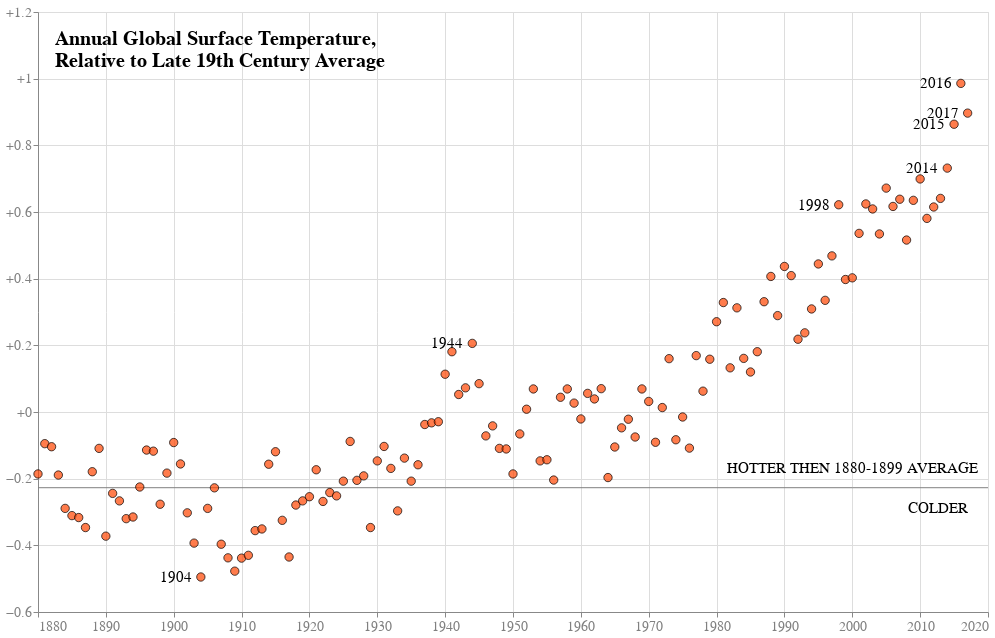

Here is the notebook cell this chart was saved with:
### Code cell
#Adding a labels for highlighted years.

text = (alt.Chart(df).mark_text(size = 15, dx=-25, color="black")
    .encode(x=alt.X("Year"), 
            y=alt.Y("avg"),
            text = alt.Text('Year')
).transform_filter(
    alt.FieldEqualPredicate(field='highlight', equal=True)))

(res+text).configure_axis(
    labelFontSize=14,
    labelFont = "Arial"
)

### Figure 1 — Vega-Lite specification as saved in the notebook (floating-point values rounded to 4 significant figures; data arrays with more than 128 entries replaced by an {"elided": "..."} marker saying what was removed)
{"config": {"view": {"continuousWidth": 400, "continuousHeight": 300}, "axis": {"labelFont": "Arial", "labelFontSize": 14}, "axisBottom": {"labelColor": "grey"}, "axisLeft": {"labelColor": "grey"}, "title": {"anchor": "start", "color": "Black", "dx": 50, "dy": 70, "font": "Arial", "fontSize": 20}}, "layer": [{"mark": {"type": "line", "color": "grey", "strokeWidth": 1}, "encoding": {"x": {"type": "quantitative", "field": "Year"}, "y": {"type": "quantitative", "field": "avg"}}}, {"mark": {"type": "text", "color": "black", "dy": -20, "size": 15}, "encoding": {"text": {"type": "nominal", "field": "title"}, "x": {"type": "quantitative", "field": "Year"}, "y": {"type": "quantitative", "field": "avg"}}, "transform": [{"filter": {"equal": 2000, "field": "Year"}}]}, {"mark": {"type": "text", "color": "black", "dx": -50, "dy": 20, "size": 15}, "encoding": {"text": {"type": "nominal", "field": "title"}, "x": {"type": "quantitative", "field": "Year"}, "y": {"type": "quantitative", "field": "avg"}}, "transform": [{"filter": {"equal": 2020, "field": "Year"}}]}, {"data": {"name": "data-8a8d82c0369800b7d4f639dcd188461e"}, "mark": {"type": "point", "color": "orangered", "filled": true, "size": 70, "stroke": "black", "strokeWidth": 1}, "encoding": {"x": {"type": "quantitative", "axis": {"format": "d", "tickCount": 10}, "field": "Year", "title": null}, "y": {"type": "quantitative", "axis": {"format": "+20", "tickCount": 10}, "field": "avg", "scale": {"domain": [-0.6, 1.2]}, "title": null}}, "height": 600, "title": {"text": ["Annual Global Surface Temperature, ", "Relative to Late 19th Century Average"]}, "width": 950}, {"data": {"name": "data-8a8d82c0369800b7d4f639dcd188461e"}, "mark": {"type": "text", "color": "black", "dx": -25, "size": 15}, "encoding": {"text": {"type": "quantitative", "field": "Year"}, "x": {"type": "quantitative", "field": "Year"}, "y": {"type": "quantitative", "field": "avg"}}, "transform": [{"filter": {"equal": true, "field": "highlight"}}]}], "data": {"name": "data-3f2f526fcbba62701dd03be2e1549a17"}, "$schema": "https://vega.github.io/schema/vega-lite/v4.8.1.json", "datasets": {"data-3f2f526fcbba62701dd03be2e1549a17": [{"Year": 1880, "avg": -0.2271, "title": ""}, {"Year": 2000, "avg": -0.2271, "title": "HOTTER THEN 1880-1899 AVERAGE"}, {"Year": 2020, "avg": -0.2271, "title": "COLDER"}], "data-8a8d82c0369800b7d4f639dcd188461e": {"elided": "138 records"}}}
